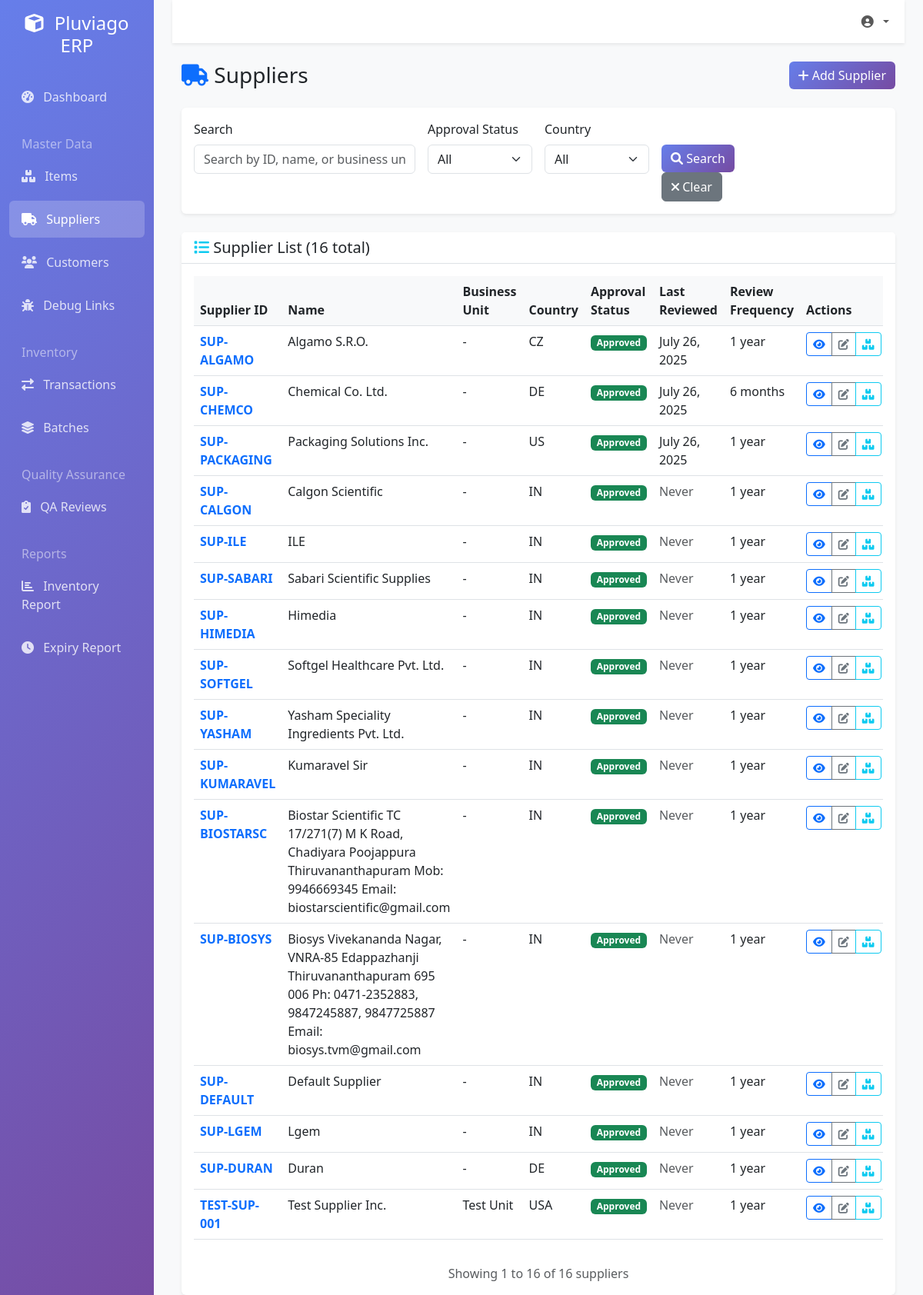
The app's page /inventory/suppliers/ with its own data.
### inventory/models.py (models this page shows, shortened)
class Supplier(models.Model):
    supplier_id = models.CharField(max_length=20, primary_key=True, help_text="Unique identifier for the supplier")
    supplier_name = models.CharField(max_length=200, help_text="Full legal name of the supplier")
    business_unit = models.CharField(max_length=100, blank=True, help_text="If internal supplier, name of internal entity")
    address = models.TextField(help_text="Address and contact details")
    country_of_origin = models.CharField(max_length=3, help_text="Country where goods are produced")
    certifications = models.CharField(max_length=500, blank=True, help_text="Enum list of active certifications")
    approved = models.BooleanField(default=False, help_text="QA Approval status")
    approved_on = models.DateField(null=True, blank=True, help_text="Date of approval")
    last_reviewed_on = models.DateField(null=True, blank=True, help_text="Date QA last reviewed this supplier")
    review_frequency = models.CharField(max_length=20, choices=ReviewFrequencyChoices.choices, default=ReviewFrequencyChoices.ONE_YEAR)
    next_review_due = models.DateField(null=True, blank=True, help_text="When next QA check is expected")
    notes = models.TextField(blank=True, help_text="Optional comments on performance or conditions")
    class Meta:
        db_table = 'supplier_master'

### inventory/views.py (the view)
# urls.py: path('suppliers/', views.supplier_list, name='supplier_list'),
def supplier_list(request):
    suppliers = Supplier.objects.all()
    search_query = request.GET.get('search', '')
    if search_query:
        suppliers = suppliers.filter(
            Q(supplier_id__icontains=search_query) |
            Q(supplier_name__icontains=search_query) |
            Q(business_unit__icontains=search_query)
        )
    approved_filter = request.GET.get('approved', '')
    if approved_filter:
        suppliers = suppliers.filter(approved=approved_filter == 'true')
    country_filter = request.GET.get('country', '')
    if country_filter:
        suppliers = suppliers.filter(country_of_origin=country_filter)
    paginator = Paginator(suppliers, 20)
    page_number = request.GET.get('page')
    page_obj = paginator.get_page(page_number)
    context = {
        'page_obj': page_obj,
        'search_query': search_query,
        'approved_filter': approved_filter,
        'country_filter': country_filter,
    }
    return render(request, 'inventory/supplier_list.html', context)

### inventory/templates/inventory/supplier_list.html (shortened to what this page needs)
{% extends 'inventory/base.html' %}
{% block content %}
<div class="container-fluid">
    <div class="row">
        <div class="col-12">
            <div class="d-flex justify-content-between align-items-center mb-4">
                <h1 class="h3 mb-0">
                    <i class="fas fa-truck text-primary"></i>
                    Suppliers
                </h1>
                <a href="#" class="btn btn-primary">
                    <i class="fas fa-plus"></i> Add Supplier
                </a>
            </div>
        </div>
    </div>
    <div class="row mb-4">
        <div class="col-12">
            <div class="card">
                <div class="card-body">
                    <form method="get" class="row g-3">
                        <div class="col-md-4">
                            <label for="search" class="form-label">Search</label>
                            <input type="text" class="form-control" id="search" name="search"
                                   value="{{ search_query }}" placeholder="Search by ID, name, or business unit">
                        </div>
                        <div class="col-md-2">
                            <label for="approved" class="form-label">Approval Status</label>
                            <select class="form-select" id="approved" name="approved">
                                <option value="">All</option>
                            </select>
                        </div>
                        <div class="col-md-2">
                            <label for="country" class="form-label">Country</label>
                            <select class="form-select" id="country" name="country">
                                <option value="">All</option>
                            </select>
                        </div>
                        <div class="col-md-2">
                            <label class="form-label">&nbsp;</label>
                            <div>
                                <button type="submit" class="btn btn-primary">
                                    <i class="fas fa-search"></i> Search
                                </button>
                                <a href="{% url 'inventory:supplier_list' %}" class="btn btn-secondary">
                                    <i class="fas fa-times"></i> Clear
                                </a>
                            </div>
                        </div>
                    </form>
                </div>
            </div>
        </div>
    </div>
    <div class="row">
        <div class="col-12">
            <div class="card">
                <div class="card-header">
                    <h5 class="card-title mb-0">
                        <i class="fas fa-list text-info"></i>
                        Supplier List ({{ page_obj.paginator.count }} total)
                    </h5>
                </div>
                <div class="card-body">
                    {% if page_obj %}
                        <div class="table-responsive">
                            <table class="table table-hover">
                                <thead>
                                    <tr>
                                        <th>Supplier ID</th>
                                        <th>Name</th>
                                        <th>Business Unit</th>
                                        <th>Country</th>
                                        <th>Approval Status</th>
                                        <th>Last Reviewed</th>
                                        <th>Review Frequency</th>
                                        <th>Actions</th>
                                    </tr>
                                </thead>
                                <tbody>
                                    {% for supplier in page_obj %}
                                    <tr>
                                        <td>
                                            <a href="{% url 'inventory:supplier_detail' supplier.supplier_id %}" class="text-decoration-none">
                                                <strong>{{ supplier.supplier_id }}</strong>
                                            </a>
                                        </td>
                                        <td>{{ supplier.supplier_name }}</td>
                                        <td>{{ supplier.business_unit|default:"-" }}</td>
                                        <td>{{ supplier.country_of_origin }}</td>
                                        <td>
                                            {% if supplier.approved %}
                                                <span class="badge bg-success">Approved</span>
                                            {% else %}
                                                <span class="badge bg-warning">Pending</span>
                                            {% endif %}
                                        </td>
                                        <td>
                                            {% if supplier.last_reviewed_on %}
                                                {{ supplier.last_reviewed_on }}
                                            {% else %}
                                                <span class="text-muted">Never</span>
                                            {% endif %}
                                        </td>
                                        <td>{{ supplier.review_frequency }}</td>
                                        <td>
                                            <div class="btn-group" role="group">
                                                <a href="{% url 'inventory:supplier_detail' supplier.supplier_id %}"
                                                   class="btn btn-sm btn-outline-primary" title="View Details">
                                                    <i class="fas fa-eye"></i>
                                                </a>
                                                <a href="#" class="btn btn-sm btn-outline-secondary" title="Edit">
                                                    <i class="fas fa-edit"></i>
                                                </a>
                                                <a href="#" class="btn btn-sm btn-outline-info" title="Products">
                                                    <i class="fas fa-boxes"></i>
                                                </a>
                                            </div>
                                        </td>
                                    </tr>
                                    {% endfor %}
                                </tbody>
                            </table>
                        </div>
                        <div class="text-center text-muted mt-3">
                            Showing {{ page_obj.start_index }} to {{ page_obj.end_index }} of {{ page_obj.paginator.count }} suppliers
                        </div>
                    {% endif %}
                </div>
            </div>
        </div>
    </div>
</div>
{% endblock %}

### inventory/templates/inventory/base.html (style rules this page uses)
.card { border: none; box-shadow: 0 0.125rem 0.25rem rgba(0, 0, 0, 0.075); }
.card-header { background-color: white; border-bottom: 1px solid #dee2e6; }
.table th { background-color: #f8f9fa; border-top: none; }
.btn-primary { background: linear-gradient(135deg, #667eea 0%, #764ba2 100%); border: none; }

### records on screen
Supplier: supplier_id "SUP-ALGAMO", supplier_name "Algamo S.R.O.", business_unit "-", country_of_origin "CZ", approved "Approved", last_reviewed_on "July 26, 2025", review_frequency "1 year"
Supplier: supplier_id "SUP-CHEMCO", supplier_name "Chemical Co. Ltd.", business_unit "-", country_of_origin "DE", approved "Approved", last_reviewed_on "July 26, 2025", review_frequency "6 months"
Supplier: supplier_id "SUP-PACKAGING", supplier_name "Packaging Solutions Inc.", business_unit "-", country_of_origin "US", approved "Approved", last_reviewed_on "July 26, 2025", review_frequency "1 year"
Supplier: supplier_id "SUP-CALGON", supplier_name "Calgon Scientific", business_unit "-", country_of_origin "IN", approved "Approved", shows "Never", review_frequency "1 year"
Supplier: supplier_id "SUP-ILE", supplier_name "ILE", business_unit "-", country_of_origin "IN", approved "Approved", shows "Never", review_frequency "1 year"
Supplier: supplier_id "SUP-SABARI", supplier_name "Sabari Scientific Supplies", business_unit "-", country_of_origin "IN", approved "Approved", shows "Never", review_frequency "1 year"
Supplier: supplier_id "SUP-HIMEDIA", supplier_name "Himedia", business_unit "-", country_of_origin "IN", approved "Approved", shows "Never", review_frequency "1 year"
Supplier: supplier_id "SUP-SOFTGEL", supplier_name "Softgel Healthcare Pvt. Ltd.", business_unit "-", country_of_origin "IN", approved "Approved", shows "Never", review_frequency "1 year"
Supplier: supplier_id "SUP-YASHAM", supplier_name "Yasham Speciality Ingredients Pvt. Ltd.", business_unit "-", country_of_origin "IN", approved "Approved", shows "Never", review_frequency "1 year"
Supplier: supplier_id "SUP-KUMARAVEL", supplier_name "Kumaravel Sir", business_unit "-", country_of_origin "IN", approved "Approved", shows "Never", review_frequency "1 year"
Supplier: supplier_id "SUP-BIOSTARSC", supplier_name "Biostar Scientific TC 17/271(7) M K Road, Chadiyara Poojappura Thiruvananthapuram Mob: 9946669345 Email: biostarscientific@gmail.com", business_unit "-", country_of_origin "IN", approved "Approved", shows "Never", review_frequency "1 year"
Supplier: supplier_id "SUP-BIOSYS", supplier_name "Biosys Vivekananda Nagar, VNRA-85 Edappazhanji Thiruvananthapuram 695 006 Ph: 0471-2352883, 9847245887, 9847725887 Email: biosys.tvm@gmail.com", business_unit "-", country_of_origin "IN", approved "Approved", shows "Never", review_frequency "1 year"
Supplier: supplier_id "SUP-DEFAULT", supplier_name "Default Supplier", business_unit "-", country_of_origin "IN", approved "Approved", shows "Never", review_frequency "1 year"
Supplier: supplier_id "SUP-LGEM", supplier_name "Lgem", business_unit "-", country_of_origin "IN", approved "Approved", shows "Never", review_frequency "1 year"
Supplier: supplier_id "SUP-DURAN", supplier_name "Duran", business_unit "-", country_of_origin "DE", approved "Approved", shows "Never", review_frequency "1 year"
Supplier: supplier_id "TEST-SUP-001", supplier_name "Test Supplier Inc.", business_unit "Test Unit", country_of_origin "USA", approved "Approved", shows "Never", review_frequency "1 year"

### other values on screen
{{ page_obj.paginator.count }} "16"
{{ page_obj.start_index }} "1"
{{ page_obj.end_index }} "16"
